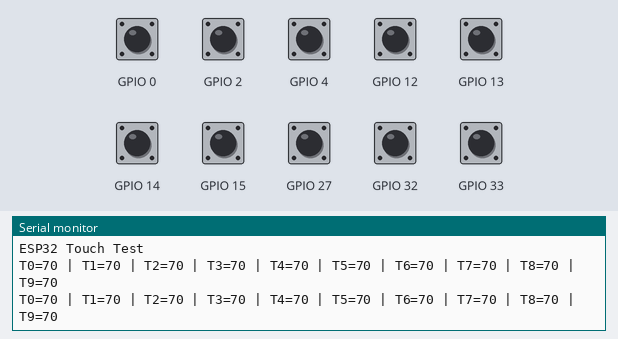
Recording of a sketch running on a simulated ESP32. Parts: the last lines printed to the serial monitor. The test bench sets the inputs (shaded band); at power-on: GPIO 0, GPIO 2, GPIO 4, GPIO 12–15, GPIO 27, GPIO 32, GPIO 33 HIGH.

Above: at 2.2 s.
2.3 s: GPIO 0 pulled LOW for 1.2 s
At 3.8 s:
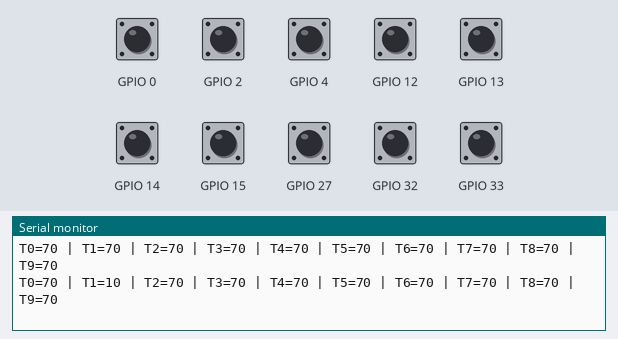
5.0 s: GPIO 2 pulled LOW for 1.2 s
At 5.6 s:
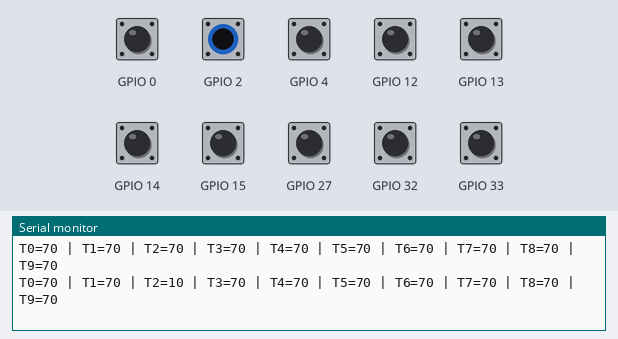
7.7 s: GPIO 4 pulled LOW for 1.2 s
At 8.8 s:
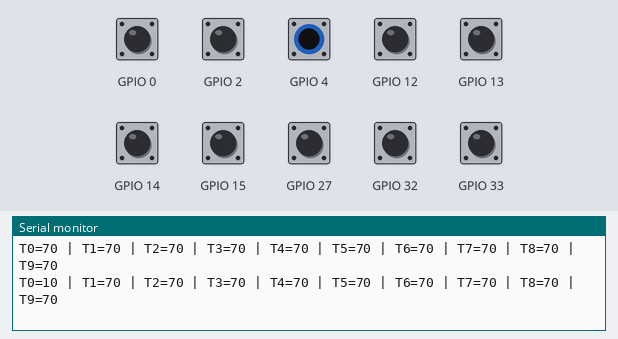
10.4 s: GPIO 12 pulled LOW for 1.2 s
At 11.6 s:
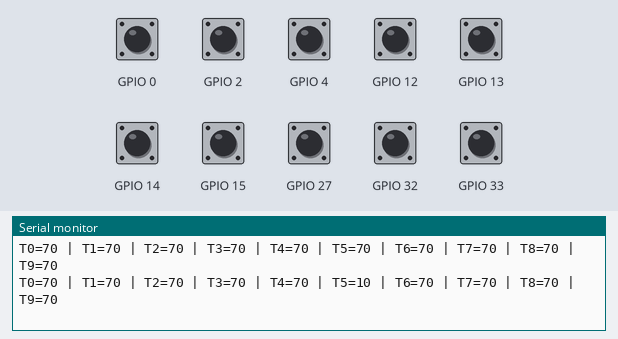
13.1 s: GPIO 13 pulled LOW for 1.2 s
At 14.8 s:
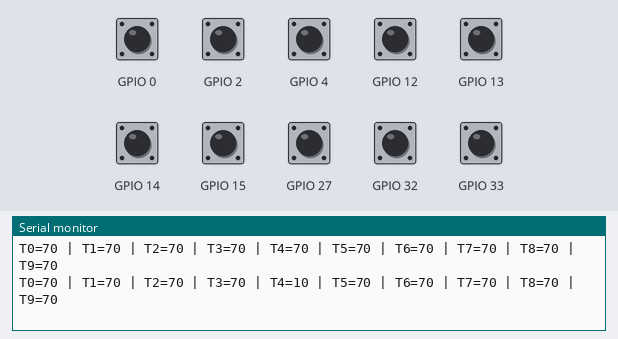
15.8 s: GPIO 14 pulled LOW for 1.2 s
At 16.8 s:
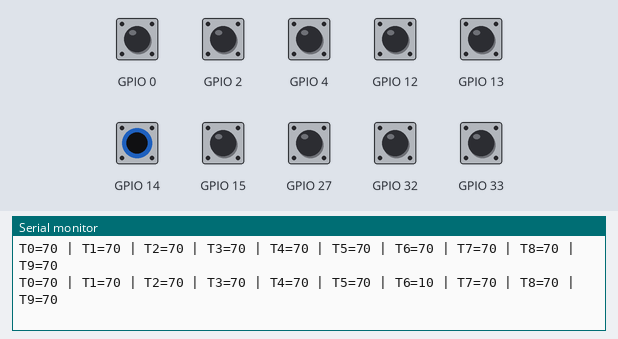

Measured:
- after the input at 2.3 s, the serial monitor: prints a new line after 0.70 s (image 1)
- after the input at 5.0 s, the serial monitor: prints a new line at once (image 2)
- after the input at 7.7 s, the serial monitor: prints a new line after 0.31 s (image 3)
- after the input at 10.4 s, the serial monitor: prints a new line after 0.61 s (image 4)
- after the input at 13.1 s, the serial monitor: prints a new line after 0.92 s (image 5)
- after the input at 15.8 s, the serial monitor: prints a new line after 0.22 s (image 6)

The sketch:

TouchReadTest.ino
```cpp
// ESP32 Touch Test

void setup()
{
  Serial.begin(115200);
  delay(1000); // give me time to bring up serial monitor
  Serial.println("ESP32 Touch Test");
}

void loop()
{
  Serial.print("T0=");
  Serial.print(touchRead(T0));  // get value using T0 --> D4
  Serial.print(" | T1=");
  Serial.print(touchRead(T1));  // get value using T1 --> D0
  Serial.print(" | T2=");
  Serial.print(touchRead(T2));  // get value using T2 --> D2
  Serial.print(" | T3=");
  Serial.print(touchRead(T3));  // get value using T3 --> D15
  Serial.print(" | T4=");
  Serial.print(touchRead(T4));  // get value using T4 --> D13
  Serial.print(" | T5=");
  Serial.print(touchRead(T5));  // get value using T5 --> D12
  Serial.print(" | T6=");
  Serial.print(touchRead(T6));  // get value using T6 --> D14
  Serial.print(" | T7=");
  Serial.print(touchRead(T7));  // get value using T7 --> D27
  Serial.print(" | T8=");
  Serial.print(touchRead(T8));  // get value using T8 --> D32
  Serial.print(" | T9=");
  Serial.print(touchRead(T9));  // get value using T9 --> D33
  Serial.print("\n");
  delay(1000);
}
```
